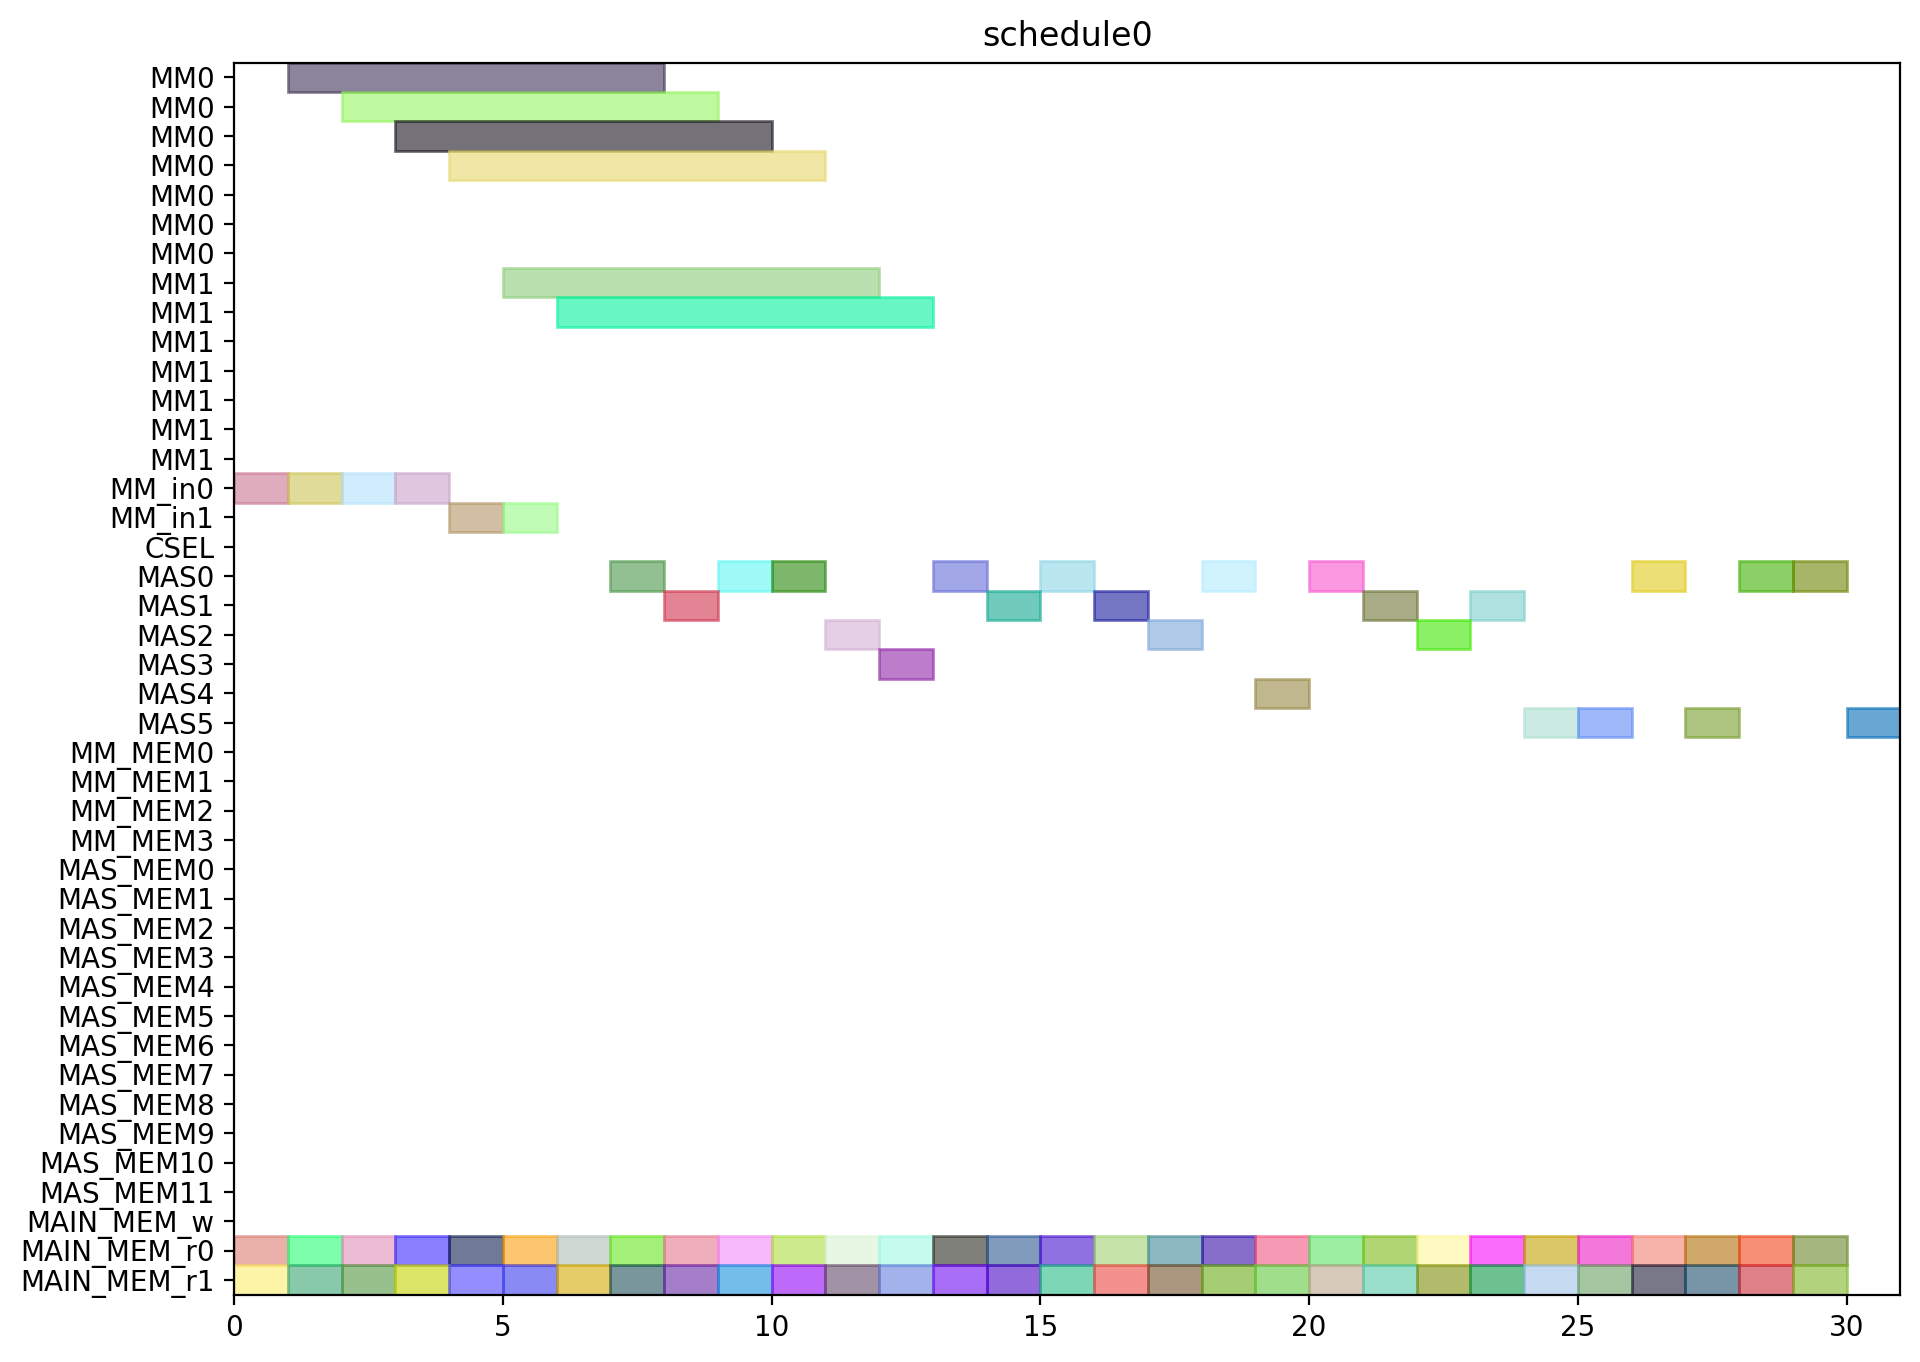

Reproduce this figure in Python.
from pyschedule import Scenario, solvers, plotters, alt


def solve():
	horizon = 149
	S = Scenario("schedule0", horizon=horizon)

	# resource
	MM = S.Resources('MM', num=2, size=7)
	MM_in = S.Resources('MM_in', num=2)
	CSEL = S.Resource('CSEL')
	MAS = S.Resources('MAS', num=6, size=1, periods=range(1, horizon))
	MM_MEM = S.Resources('MM_MEM', num=4)
	MAS_MEM = S.Resources('MAS_MEM', num=12)
	MAIN_MEM_w = S.Resource('MAIN_MEM_w', size=1)
	MAIN_MEM_r = S.Resources('MAIN_MEM_r', num=2)

	# result of previous scheduling

	# new tasks
	d_t0_a1_0 = S.Task('d_t0_a1_0', length=1, delay_cost=1)
	d_t0_a1_0 += alt(MAS)
	d_t0_a1_0_mem0 = S.Task('d_t0_a1_0_mem0', length=1, delay_cost=1)
	d_t0_a1_0_mem0 += MAIN_MEM_r[0]
	S += d_t0_a1_0_mem0 <= d_t0_a1_0

	d_t0_a1_0_mem1 = S.Task('d_t0_a1_0_mem1', length=1, delay_cost=1)
	d_t0_a1_0_mem1 += MAIN_MEM_r[1]
	S += d_t0_a1_0_mem1 <= d_t0_a1_0

	d_t0_a1_1 = S.Task('d_t0_a1_1', length=1, delay_cost=1)
	d_t0_a1_1 += alt(MAS)
	d_t0_a1_1_mem0 = S.Task('d_t0_a1_1_mem0', length=1, delay_cost=1)
	d_t0_a1_1_mem0 += MAIN_MEM_r[0]
	S += d_t0_a1_1_mem0 <= d_t0_a1_1

	d_t0_a1_1_mem1 = S.Task('d_t0_a1_1_mem1', length=1, delay_cost=1)
	d_t0_a1_1_mem1 += MAIN_MEM_r[1]
	S += d_t0_a1_1_mem1 <= d_t0_a1_1

	d_t0_t10 = S.Task('d_t0_t10', length=1, delay_cost=1)
	d_t0_t10 += alt(MAS)
	d_t0_t10_mem0 = S.Task('d_t0_t10_mem0', length=1, delay_cost=1)
	d_t0_t10_mem0 += MAIN_MEM_r[0]
	S += d_t0_t10_mem0 <= d_t0_t10

	d_t0_t10_mem1 = S.Task('d_t0_t10_mem1', length=1, delay_cost=1)
	d_t0_t10_mem1 += MAIN_MEM_r[1]
	S += d_t0_t10_mem1 <= d_t0_t10

	d_t0_t11 = S.Task('d_t0_t11', length=1, delay_cost=1)
	d_t0_t11 += alt(MAS)
	d_t0_t11_mem0 = S.Task('d_t0_t11_mem0', length=1, delay_cost=1)
	d_t0_t11_mem0 += MAIN_MEM_r[0]
	S += d_t0_t11_mem0 <= d_t0_t11

	d_t0_t11_mem1 = S.Task('d_t0_t11_mem1', length=1, delay_cost=1)
	d_t0_t11_mem1 += MAIN_MEM_r[1]
	S += d_t0_t11_mem1 <= d_t0_t11

	d_t0_t3_t0 = S.Task('d_t0_t3_t0', length=7, delay_cost=1)
	d_t0_t3_t0 += alt(MM)
	d_t0_t3_t0_in = S.Task('d_t0_t3_t0_in', length=1, delay_cost=1)
	d_t0_t3_t0_in += alt(MM_in)
	S += d_t0_t3_t0_in*MM_in[0]<=d_t0_t3_t0*MM[0]
	S += d_t0_t3_t0_in*MM_in[1]<=d_t0_t3_t0*MM[1]
	d_t0_t3_t0_mem0 = S.Task('d_t0_t3_t0_mem0', length=1, delay_cost=1)
	d_t0_t3_t0_mem0 += MAIN_MEM_r[0]
	S += d_t0_t3_t0_mem0 <= d_t0_t3_t0

	d_t0_t3_t0_mem1 = S.Task('d_t0_t3_t0_mem1', length=1, delay_cost=1)
	d_t0_t3_t0_mem1 += MAIN_MEM_r[1]
	S += d_t0_t3_t0_mem1 <= d_t0_t3_t0

	d_t0_t3_t1 = S.Task('d_t0_t3_t1', length=7, delay_cost=1)
	d_t0_t3_t1 += alt(MM)
	d_t0_t3_t1_in = S.Task('d_t0_t3_t1_in', length=1, delay_cost=1)
	d_t0_t3_t1_in += alt(MM_in)
	S += d_t0_t3_t1_in*MM_in[0]<=d_t0_t3_t1*MM[0]
	S += d_t0_t3_t1_in*MM_in[1]<=d_t0_t3_t1*MM[1]
	d_t0_t3_t1_mem0 = S.Task('d_t0_t3_t1_mem0', length=1, delay_cost=1)
	d_t0_t3_t1_mem0 += MAIN_MEM_r[0]
	S += d_t0_t3_t1_mem0 <= d_t0_t3_t1

	d_t0_t3_t1_mem1 = S.Task('d_t0_t3_t1_mem1', length=1, delay_cost=1)
	d_t0_t3_t1_mem1 += MAIN_MEM_r[1]
	S += d_t0_t3_t1_mem1 <= d_t0_t3_t1

	d_t0_t3_t2 = S.Task('d_t0_t3_t2', length=1, delay_cost=1)
	d_t0_t3_t2 += alt(MAS)
	d_t0_t3_t2_mem0 = S.Task('d_t0_t3_t2_mem0', length=1, delay_cost=1)
	d_t0_t3_t2_mem0 += MAIN_MEM_r[0]
	S += d_t0_t3_t2_mem0 <= d_t0_t3_t2

	d_t0_t3_t2_mem1 = S.Task('d_t0_t3_t2_mem1', length=1, delay_cost=1)
	d_t0_t3_t2_mem1 += MAIN_MEM_r[1]
	S += d_t0_t3_t2_mem1 <= d_t0_t3_t2

	d_t0_t3_t3 = S.Task('d_t0_t3_t3', length=1, delay_cost=1)
	d_t0_t3_t3 += alt(MAS)
	d_t0_t3_t3_mem0 = S.Task('d_t0_t3_t3_mem0', length=1, delay_cost=1)
	d_t0_t3_t3_mem0 += MAIN_MEM_r[0]
	S += d_t0_t3_t3_mem0 <= d_t0_t3_t3

	d_t0_t3_t3_mem1 = S.Task('d_t0_t3_t3_mem1', length=1, delay_cost=1)
	d_t0_t3_t3_mem1 += MAIN_MEM_r[1]
	S += d_t0_t3_t3_mem1 <= d_t0_t3_t3

	d_t1_a1_0 = S.Task('d_t1_a1_0', length=1, delay_cost=1)
	d_t1_a1_0 += alt(MAS)
	d_t1_a1_0_mem0 = S.Task('d_t1_a1_0_mem0', length=1, delay_cost=1)
	d_t1_a1_0_mem0 += MAIN_MEM_r[0]
	S += d_t1_a1_0_mem0 <= d_t1_a1_0

	d_t1_a1_0_mem1 = S.Task('d_t1_a1_0_mem1', length=1, delay_cost=1)
	d_t1_a1_0_mem1 += MAIN_MEM_r[1]
	S += d_t1_a1_0_mem1 <= d_t1_a1_0

	d_t1_a1_1 = S.Task('d_t1_a1_1', length=1, delay_cost=1)
	d_t1_a1_1 += alt(MAS)
	d_t1_a1_1_mem0 = S.Task('d_t1_a1_1_mem0', length=1, delay_cost=1)
	d_t1_a1_1_mem0 += MAIN_MEM_r[0]
	S += d_t1_a1_1_mem0 <= d_t1_a1_1

	d_t1_a1_1_mem1 = S.Task('d_t1_a1_1_mem1', length=1, delay_cost=1)
	d_t1_a1_1_mem1 += MAIN_MEM_r[1]
	S += d_t1_a1_1_mem1 <= d_t1_a1_1

	d_t1_t10 = S.Task('d_t1_t10', length=1, delay_cost=1)
	d_t1_t10 += alt(MAS)
	d_t1_t10_mem0 = S.Task('d_t1_t10_mem0', length=1, delay_cost=1)
	d_t1_t10_mem0 += MAIN_MEM_r[0]
	S += d_t1_t10_mem0 <= d_t1_t10

	d_t1_t10_mem1 = S.Task('d_t1_t10_mem1', length=1, delay_cost=1)
	d_t1_t10_mem1 += MAIN_MEM_r[1]
	S += d_t1_t10_mem1 <= d_t1_t10

	d_t1_t11 = S.Task('d_t1_t11', length=1, delay_cost=1)
	d_t1_t11 += alt(MAS)
	d_t1_t11_mem0 = S.Task('d_t1_t11_mem0', length=1, delay_cost=1)
	d_t1_t11_mem0 += MAIN_MEM_r[0]
	S += d_t1_t11_mem0 <= d_t1_t11

	d_t1_t11_mem1 = S.Task('d_t1_t11_mem1', length=1, delay_cost=1)
	d_t1_t11_mem1 += MAIN_MEM_r[1]
	S += d_t1_t11_mem1 <= d_t1_t11

	d_t1_t3_t0 = S.Task('d_t1_t3_t0', length=7, delay_cost=1)
	d_t1_t3_t0 += alt(MM)
	d_t1_t3_t0_in = S.Task('d_t1_t3_t0_in', length=1, delay_cost=1)
	d_t1_t3_t0_in += alt(MM_in)
	S += d_t1_t3_t0_in*MM_in[0]<=d_t1_t3_t0*MM[0]
	S += d_t1_t3_t0_in*MM_in[1]<=d_t1_t3_t0*MM[1]
	d_t1_t3_t0_mem0 = S.Task('d_t1_t3_t0_mem0', length=1, delay_cost=1)
	d_t1_t3_t0_mem0 += MAIN_MEM_r[0]
	S += d_t1_t3_t0_mem0 <= d_t1_t3_t0

	d_t1_t3_t0_mem1 = S.Task('d_t1_t3_t0_mem1', length=1, delay_cost=1)
	d_t1_t3_t0_mem1 += MAIN_MEM_r[1]
	S += d_t1_t3_t0_mem1 <= d_t1_t3_t0

	d_t1_t3_t1 = S.Task('d_t1_t3_t1', length=7, delay_cost=1)
	d_t1_t3_t1 += alt(MM)
	d_t1_t3_t1_in = S.Task('d_t1_t3_t1_in', length=1, delay_cost=1)
	d_t1_t3_t1_in += alt(MM_in)
	S += d_t1_t3_t1_in*MM_in[0]<=d_t1_t3_t1*MM[0]
	S += d_t1_t3_t1_in*MM_in[1]<=d_t1_t3_t1*MM[1]
	d_t1_t3_t1_mem0 = S.Task('d_t1_t3_t1_mem0', length=1, delay_cost=1)
	d_t1_t3_t1_mem0 += MAIN_MEM_r[0]
	S += d_t1_t3_t1_mem0 <= d_t1_t3_t1

	d_t1_t3_t1_mem1 = S.Task('d_t1_t3_t1_mem1', length=1, delay_cost=1)
	d_t1_t3_t1_mem1 += MAIN_MEM_r[1]
	S += d_t1_t3_t1_mem1 <= d_t1_t3_t1

	d_t1_t3_t2 = S.Task('d_t1_t3_t2', length=1, delay_cost=1)
	d_t1_t3_t2 += alt(MAS)
	d_t1_t3_t2_mem0 = S.Task('d_t1_t3_t2_mem0', length=1, delay_cost=1)
	d_t1_t3_t2_mem0 += MAIN_MEM_r[0]
	S += d_t1_t3_t2_mem0 <= d_t1_t3_t2

	d_t1_t3_t2_mem1 = S.Task('d_t1_t3_t2_mem1', length=1, delay_cost=1)
	d_t1_t3_t2_mem1 += MAIN_MEM_r[1]
	S += d_t1_t3_t2_mem1 <= d_t1_t3_t2

	d_t1_t3_t3 = S.Task('d_t1_t3_t3', length=1, delay_cost=1)
	d_t1_t3_t3 += alt(MAS)
	d_t1_t3_t3_mem0 = S.Task('d_t1_t3_t3_mem0', length=1, delay_cost=1)
	d_t1_t3_t3_mem0 += MAIN_MEM_r[0]
	S += d_t1_t3_t3_mem0 <= d_t1_t3_t3

	d_t1_t3_t3_mem1 = S.Task('d_t1_t3_t3_mem1', length=1, delay_cost=1)
	d_t1_t3_t3_mem1 += MAIN_MEM_r[1]
	S += d_t1_t3_t3_mem1 <= d_t1_t3_t3

	d_t2_a1_0 = S.Task('d_t2_a1_0', length=1, delay_cost=1)
	d_t2_a1_0 += alt(MAS)
	d_t2_a1_0_mem0 = S.Task('d_t2_a1_0_mem0', length=1, delay_cost=1)
	d_t2_a1_0_mem0 += MAIN_MEM_r[0]
	S += d_t2_a1_0_mem0 <= d_t2_a1_0

	d_t2_a1_0_mem1 = S.Task('d_t2_a1_0_mem1', length=1, delay_cost=1)
	d_t2_a1_0_mem1 += MAIN_MEM_r[1]
	S += d_t2_a1_0_mem1 <= d_t2_a1_0

	d_t2_a1_1 = S.Task('d_t2_a1_1', length=1, delay_cost=1)
	d_t2_a1_1 += alt(MAS)
	d_t2_a1_1_mem0 = S.Task('d_t2_a1_1_mem0', length=1, delay_cost=1)
	d_t2_a1_1_mem0 += MAIN_MEM_r[0]
	S += d_t2_a1_1_mem0 <= d_t2_a1_1

	d_t2_a1_1_mem1 = S.Task('d_t2_a1_1_mem1', length=1, delay_cost=1)
	d_t2_a1_1_mem1 += MAIN_MEM_r[1]
	S += d_t2_a1_1_mem1 <= d_t2_a1_1

	d_t2_t10 = S.Task('d_t2_t10', length=1, delay_cost=1)
	d_t2_t10 += alt(MAS)
	d_t2_t10_mem0 = S.Task('d_t2_t10_mem0', length=1, delay_cost=1)
	d_t2_t10_mem0 += MAIN_MEM_r[0]
	S += d_t2_t10_mem0 <= d_t2_t10

	d_t2_t10_mem1 = S.Task('d_t2_t10_mem1', length=1, delay_cost=1)
	d_t2_t10_mem1 += MAIN_MEM_r[1]
	S += d_t2_t10_mem1 <= d_t2_t10

	d_t2_t11 = S.Task('d_t2_t11', length=1, delay_cost=1)
	d_t2_t11 += alt(MAS)
	d_t2_t11_mem0 = S.Task('d_t2_t11_mem0', length=1, delay_cost=1)
	d_t2_t11_mem0 += MAIN_MEM_r[0]
	S += d_t2_t11_mem0 <= d_t2_t11

	d_t2_t11_mem1 = S.Task('d_t2_t11_mem1', length=1, delay_cost=1)
	d_t2_t11_mem1 += MAIN_MEM_r[1]
	S += d_t2_t11_mem1 <= d_t2_t11

	d_t2_t3_t0 = S.Task('d_t2_t3_t0', length=7, delay_cost=1)
	d_t2_t3_t0 += alt(MM)
	d_t2_t3_t0_in = S.Task('d_t2_t3_t0_in', length=1, delay_cost=1)
	d_t2_t3_t0_in += alt(MM_in)
	S += d_t2_t3_t0_in*MM_in[0]<=d_t2_t3_t0*MM[0]
	S += d_t2_t3_t0_in*MM_in[1]<=d_t2_t3_t0*MM[1]
	d_t2_t3_t0_mem0 = S.Task('d_t2_t3_t0_mem0', length=1, delay_cost=1)
	d_t2_t3_t0_mem0 += MAIN_MEM_r[0]
	S += d_t2_t3_t0_mem0 <= d_t2_t3_t0

	d_t2_t3_t0_mem1 = S.Task('d_t2_t3_t0_mem1', length=1, delay_cost=1)
	d_t2_t3_t0_mem1 += MAIN_MEM_r[1]
	S += d_t2_t3_t0_mem1 <= d_t2_t3_t0

	d_t2_t3_t1 = S.Task('d_t2_t3_t1', length=7, delay_cost=1)
	d_t2_t3_t1 += alt(MM)
	d_t2_t3_t1_in = S.Task('d_t2_t3_t1_in', length=1, delay_cost=1)
	d_t2_t3_t1_in += alt(MM_in)
	S += d_t2_t3_t1_in*MM_in[0]<=d_t2_t3_t1*MM[0]
	S += d_t2_t3_t1_in*MM_in[1]<=d_t2_t3_t1*MM[1]
	d_t2_t3_t1_mem0 = S.Task('d_t2_t3_t1_mem0', length=1, delay_cost=1)
	d_t2_t3_t1_mem0 += MAIN_MEM_r[0]
	S += d_t2_t3_t1_mem0 <= d_t2_t3_t1

	d_t2_t3_t1_mem1 = S.Task('d_t2_t3_t1_mem1', length=1, delay_cost=1)
	d_t2_t3_t1_mem1 += MAIN_MEM_r[1]
	S += d_t2_t3_t1_mem1 <= d_t2_t3_t1

	d_t2_t3_t2 = S.Task('d_t2_t3_t2', length=1, delay_cost=1)
	d_t2_t3_t2 += alt(MAS)
	d_t2_t3_t2_mem0 = S.Task('d_t2_t3_t2_mem0', length=1, delay_cost=1)
	d_t2_t3_t2_mem0 += MAIN_MEM_r[0]
	S += d_t2_t3_t2_mem0 <= d_t2_t3_t2

	d_t2_t3_t2_mem1 = S.Task('d_t2_t3_t2_mem1', length=1, delay_cost=1)
	d_t2_t3_t2_mem1 += MAIN_MEM_r[1]
	S += d_t2_t3_t2_mem1 <= d_t2_t3_t2

	d_t2_t3_t3 = S.Task('d_t2_t3_t3', length=1, delay_cost=1)
	d_t2_t3_t3 += alt(MAS)
	d_t2_t3_t3_mem0 = S.Task('d_t2_t3_t3_mem0', length=1, delay_cost=1)
	d_t2_t3_t3_mem0 += MAIN_MEM_r[0]
	S += d_t2_t3_t3_mem0 <= d_t2_t3_t3

	d_t2_t3_t3_mem1 = S.Task('d_t2_t3_t3_mem1', length=1, delay_cost=1)
	d_t2_t3_t3_mem1 += MAIN_MEM_r[1]
	S += d_t2_t3_t3_mem1 <= d_t2_t3_t3

	d_t3000 = S.Task('d_t3000', length=1, delay_cost=1)
	d_t3000 += alt(MAS)
	d_t3000_mem0 = S.Task('d_t3000_mem0', length=1, delay_cost=1)
	d_t3000_mem0 += MAIN_MEM_r[0]
	S += d_t3000_mem0 <= d_t3000

	d_t3000_mem1 = S.Task('d_t3000_mem1', length=1, delay_cost=1)
	d_t3000_mem1 += MAIN_MEM_r[1]
	S += d_t3000_mem1 <= d_t3000

	d_t3001 = S.Task('d_t3001', length=1, delay_cost=1)
	d_t3001 += alt(MAS)
	d_t3001_mem0 = S.Task('d_t3001_mem0', length=1, delay_cost=1)
	d_t3001_mem0 += MAIN_MEM_r[0]
	S += d_t3001_mem0 <= d_t3001

	d_t3001_mem1 = S.Task('d_t3001_mem1', length=1, delay_cost=1)
	d_t3001_mem1 += MAIN_MEM_r[1]
	S += d_t3001_mem1 <= d_t3001

	d_t3010 = S.Task('d_t3010', length=1, delay_cost=1)
	d_t3010 += alt(MAS)
	d_t3010_mem0 = S.Task('d_t3010_mem0', length=1, delay_cost=1)
	d_t3010_mem0 += MAIN_MEM_r[0]
	S += d_t3010_mem0 <= d_t3010

	d_t3010_mem1 = S.Task('d_t3010_mem1', length=1, delay_cost=1)
	d_t3010_mem1 += MAIN_MEM_r[1]
	S += d_t3010_mem1 <= d_t3010

	d_t3011 = S.Task('d_t3011', length=1, delay_cost=1)
	d_t3011 += alt(MAS)
	d_t3011_mem0 = S.Task('d_t3011_mem0', length=1, delay_cost=1)
	d_t3011_mem0 += MAIN_MEM_r[0]
	S += d_t3011_mem0 <= d_t3011

	d_t3011_mem1 = S.Task('d_t3011_mem1', length=1, delay_cost=1)
	d_t3011_mem1 += MAIN_MEM_r[1]
	S += d_t3011_mem1 <= d_t3011

	d_t4000 = S.Task('d_t4000', length=1, delay_cost=1)
	d_t4000 += alt(MAS)
	d_t4000_mem0 = S.Task('d_t4000_mem0', length=1, delay_cost=1)
	d_t4000_mem0 += MAIN_MEM_r[0]
	S += d_t4000_mem0 <= d_t4000

	d_t4000_mem1 = S.Task('d_t4000_mem1', length=1, delay_cost=1)
	d_t4000_mem1 += MAIN_MEM_r[1]
	S += d_t4000_mem1 <= d_t4000

	d_t4001 = S.Task('d_t4001', length=1, delay_cost=1)
	d_t4001 += alt(MAS)
	d_t4001_mem0 = S.Task('d_t4001_mem0', length=1, delay_cost=1)
	d_t4001_mem0 += MAIN_MEM_r[0]
	S += d_t4001_mem0 <= d_t4001

	d_t4001_mem1 = S.Task('d_t4001_mem1', length=1, delay_cost=1)
	d_t4001_mem1 += MAIN_MEM_r[1]
	S += d_t4001_mem1 <= d_t4001

	solvers.mip.solve(S,msg=1,kind='CPLEX',ratio_gap=1.01)

	solution = [['hoge']*len(S.solution()[1]) for i in range(len(S.solution()))]
	for i in range(len(S.solution())):
		for j in range(len(S.solution()[i])):
			solution[i][j]=str(S.solution()[i][j])
	print(solution)

	cycles = int(solution[-1][3])

	pic_file_name = "/home/mfukuda/ABE/multiRAM_multiMAS_16mux/scheduling_result/stage7MM2_stage1MAS6/FP12_LADDERMUL/schedule0.png"
	if(S.solution() != []):
		plotters.matplotlib.plot(S,img_filename=pic_file_name, show_task_labels=False, fig_size=(cycles*0.25+3, 8))

	return solution
